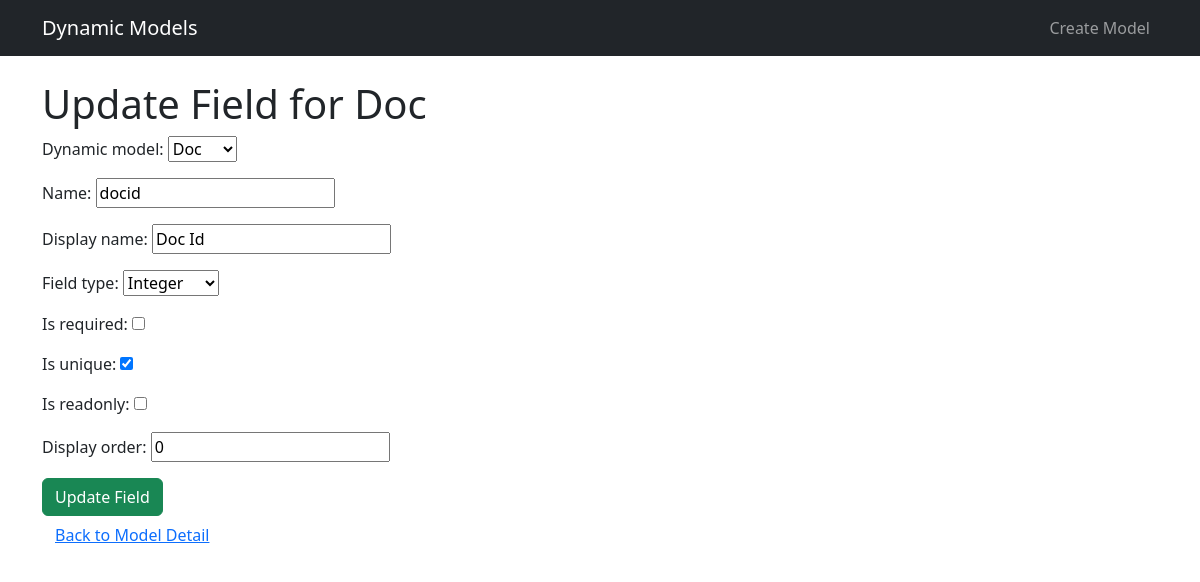
The page /fields/1/update/ (signed in) on the database its author committed.
### dynamic_app/models.py (models this page shows, shortened)
class DynamicModel(models.Model):
    name = models.CharField(max_length=100, unique=True)
    created_by = models.ForeignKey(User, on_delete=models.CASCADE)
    created_at = models.DateTimeField(auto_now_add=True)
    updated_at = models.DateTimeField(auto_now=True)
    def __str__(self):
        return self.name

class DynamicField(models.Model):
    FIELD_TYPES = [
        ('char', 'Character'),
        ('text', 'Text'),
        ('int', 'Integer'),
        ('decimal', 'Decimal'),
        ('bool', 'Boolean'),
        ('date', 'Date'),
        ('datetime', 'DateTime'),
        ('file', 'File'),
        ('choice', 'Choice'),
    ]
    dynamic_model = models.ForeignKey(DynamicModel, on_delete=models.CASCADE, related_name='fields')
    name = models.CharField(max_length=100)
    display_name = models.CharField(max_length=100)
    field_type = models.CharField(max_length=20, choices=FIELD_TYPES)
    is_required = models.BooleanField(default=False)
    is_unique = models.BooleanField(default=True)
    is_readonly = models.BooleanField(default=False)
    display_order = models.IntegerField(default=0)
    created_by = models.ForeignKey(User, on_delete=models.CASCADE)
    created_at = models.DateTimeField(auto_now_add=True)
    updated_at = models.DateTimeField(auto_now=True)
    class Meta:
        ordering = ['display_order']
        unique_together = ['dynamic_model', 'name']

### dynamic_app/views.py (the view)
# urls.py: path('fields/<int:pk>/update/', views.field_update, name='field_update'),
@login_required
def field_update(request, pk):
    field = get_object_or_404(DynamicField, pk=pk, dynamic_model__created_by=request.user)
    if request.method == 'POST':
        form = DynamicFieldForm(request.POST, instance=field)
        if form.is_valid():
            form.save()
            messages.success(request, 'Field updated successfully!')
            return redirect('model_detail', pk=field.dynamic_model.pk)
    else:
        form = DynamicFieldForm(instance=field)
    return render(request, 'dynamic_models/field_form.html', {
        'form': form,
        'field': field,
        'model': field.dynamic_model
    })

### dynamic_app/forms.py (shortened to what this page needs)
class DynamicFieldForm(forms.ModelForm):
    class Meta:
        model = DynamicField
        fields = [
            'dynamic_model', 'name', 'display_name', 'field_type',
            'is_required', 'is_unique', 'is_readonly', 'display_order'
        ]
    def __init__(self, *args, **kwargs):
        super().__init__(*args, **kwargs)
        self.fields['dynamic_model'].queryset = DynamicModel.objects.all()

### dynamic_app/templates/dynamic_models/field_form.html (shortened to what this page needs)
{% extends 'base_generic.html' %}
{% block content %}
  <h1>{% if field %}Update{% else %}Add{% endif %} Field for {{ model.name }}</h1>
  <form method="post">
    {{ form.as_p }}
    <button type="submit" class="btn btn-success">
      {% if field %}Update Field{% else %}Add Field{% endif %}
    </button>
  </form>
  <a href="{% url 'model_detail' model.pk %}" class="btn btn-link">Back to Model Detail</a>
{% endblock %}

### rows shown on the page
DynamicModel: name "Doc", name "docid"
DynamicField: dynamic_model "Doc", display_name "Doc Id", field_type "Integer", is_unique "☑", display_order "0"
